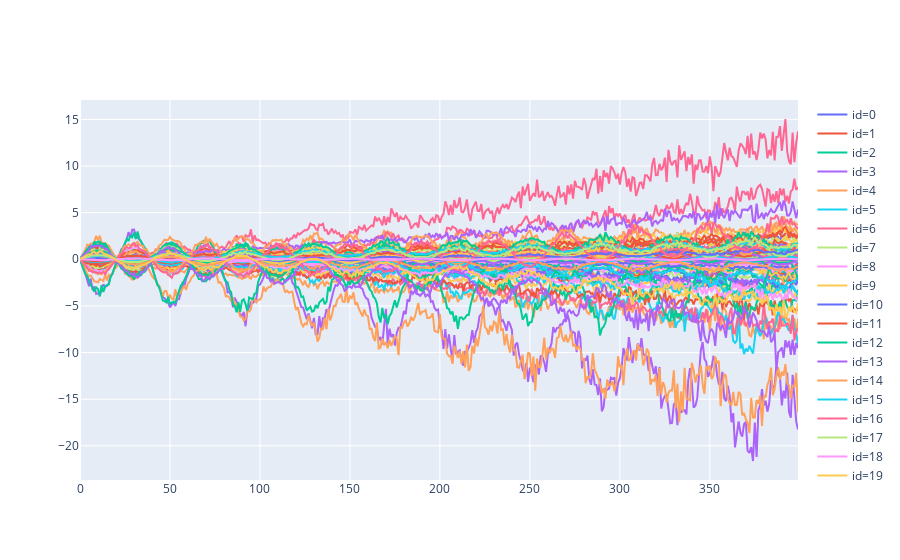

Source (notebook cell):
### Code cell
fig = go.Figure()
for series_id in data["series"].unique():
    fig.add_trace(go.Scatter(x=data[data.series==series_id].time_idx, y=data[data.series==series_id].value, name=f"id={series_id}"))
fig.layout.showlegend = True
fig.show()

### Figure 1 — Plotly figure (JSON) as saved in the notebook; plotly's stock layout.template omitted (floating-point values rounded to 4 significant figures; data arrays with more than 128 entries replaced by an {"elided": "..."} marker saying what was removed)
{"data": [{"name": "id=0", "type": "scatter", "x": {"elided": "400 int values"}, "y": {"elided": "400 float values"}}, {"name": "id=1", "type": "scatter", "x": {"elided": "400 int values"}, "y": {"elided": "400 float values"}}, {"name": "id=2", "type": "scatter", "x": {"elided": "400 int values"}, "y": {"elided": "400 float values"}}, {"name": "id=3", "type": "scatter", "x": {"elided": "400 int values"}, "y": {"elided": "400 float values"}}, {"name": "id=4", "type": "scatter", "x": {"elided": "400 int values"}, "y": {"elided": "400 float values"}}, {"name": "id=5", "type": "scatter", "x": {"elided": "400 int values"}, "y": {"elided": "400 float values"}}, {"name": "id=6", "type": "scatter", "x": {"elided": "400 int values"}, "y": {"elided": "400 float values"}}, {"name": "id=7", "type": "scatter", "x": {"elided": "400 int values"}, "y": {"elided": "400 float values"}}, {"name": "id=8", "type": "scatter", "x": {"elided": "400 int values"}, "y": {"elided": "400 float values"}}, {"name": "id=9", "type": "scatter", "x": {"elided": "400 int values"}, "y": {"elided": "400 float values"}}, {"name": "id=10", "type": "scatter", "x": {"elided": "400 int values"}, "y": {"elided": "400 float values"}}, {"name": "id=11", "type": "scatter", "x": {"elided": "400 int values"}, "y": {"elided": "400 float values"}}, {"name": "id=12", "type": "scatter", "x": {"elided": "400 int values"}, "y": {"elided": "400 float values"}}, {"name": "id=13", "type": "scatter", "x": {"elided": "400 int values"}, "y": {"elided": "400 float values"}}, {"name": "id=14", "type": "scatter", "x": {"elided": "400 int values"}, "y": {"elided": "400 float values"}}, {"name": "id=15", "type": "scatter", "x": {"elided": "400 int values"}, "y": {"elided": "400 float values"}}, {"name": "id=16", "type": "scatter", "x": {"elided": "400 int values"}, "y": {"elided": "400 float values"}}, {"name": "id=17", "type": "scatter", "x": {"elided": "400 int values"}, "y": {"elided": "400 float values"}}, {"name": "id=18", "type": "scatter", "x": {"elided": "400 int values"}, "y": {"elided": "400 float values"}}, {"name": "id=19", "type": "scatter", "x": {"elided": "400 int values"}, "y": {"elided": "400 float values"}}, {"name": "id=20", "type": "scatter", "x": {"elided": "400 int values"}, "y": {"elided": "400 float values"}}, {"name": "id=21", "type": "scatter", "x": {"elided": "400 int values"}, "y": {"elided": "400 float values"}}, {"name": "id=22", "type": "scatter", "x": {"elided": "400 int values"}, "y": {"elided": "400 float values"}}, {"name": "id=23", "type": "scatter", "x": {"elided": "400 int values"}, "y": {"elided": "400 float values"}}, {"name": "id=24", "type": "scatter", "x": {"elided": "400 int values"}, "y": {"elided": "400 float values"}}, {"name": "id=25", "type": "scatter", "x": {"elided": "400 int values"}, "y": {"elided": "400 float values"}}, {"name": "id=26", "type": "scatter", "x": {"elided": "400 int values"}, "y": {"elided": "400 float values"}}, {"name": "id=27", "type": "scatter", "x": {"elided": "400 int values"}, "y": {"elided": "400 float values"}}, {"name": "id=28", "type": "scatter", "x": {"elided": "400 int values"}, "y": {"elided": "400 float values"}}, {"name": "id=29", "type": "scatter", "x": {"elided": "400 int values"}, "y": {"elided": "400 float values"}}, {"name": "id=30", "type": "scatter", "x": {"elided": "400 int values"}, "y": {"elided": "400 float values"}}, {"name": "id=31", "type": "scatter", "x": {"elided": "400 int values"}, "y": {"elided": "400 float values"}}, {"name": "id=32", "type": "scatter", "x": {"elided": "400 int values"}, "y": {"elided": "400 float values"}}, {"name": "id=33", "type": "scatter", "x": {"elided": "400 int values"}, "y": {"elided": "400 float values"}}, {"name": "id=34", "type": "scatter", "x": {"elided": "400 int values"}, "y": {"elided": "400 float values"}}, {"name": "id=35", "type": "scatter", "x": {"elided": "400 int values"}, "y": {"elided": "400 float values"}}, {"name": "id=36", "type": "scatter", "x": {"elided": "400 int values"}, "y": {"elided": "400 float values"}}, {"name": "id=37", "type": "scatter", "x": {"elided": "400 int values"}, "y": {"elided": "400 float values"}}, {"name": "id=38", "type": "scatter", "x": {"elided": "400 int values"}, "y": {"elided": "400 float values"}}, {"name": "id=39", "type": "scatter", "x": {"elided": "400 int values"}, "y": {"elided": "400 float values"}}, {"name": "id=40", "type": "scatter", "x": {"elided": "400 int values"}, "y": {"elided": "400 float values"}}, {"name": "id=41", "type": "scatter", "x": {"elided": "400 int values"}, "y": {"elided": "400 float values"}}, {"name": "id=42", "type": "scatter", "x": {"elided": "400 int values"}, "y": {"elided": "400 float values"}}, {"name": "id=43", "type": "scatter", "x": {"elided": "400 int values"}, "y": {"elided": "400 float values"}}, {"name": "id=44", "type": "scatter", "x": {"elided": "400 int values"}, "y": {"elided": "400 float values"}}, {"name": "id=45", "type": "scatter", "x": {"elided": "400 int values"}, "y": {"elided": "400 float values"}}, {"name": "id=46", "type": "scatter", "x": {"elided": "400 int values"}, "y": {"elided": "400 float values"}}, {"name": "id=47", "type": "scatter", "x": {"elided": "400 int values"}, "y": {"elided": "400 float values"}}, {"name": "id=48", "type": "scatter", "x": {"elided": "400 int values"}, "y": {"elided": "400 float values"}}, {"name": "id=49", "type": "scatter", "x": {"elided": "400 int values"}, "y": {"elided": "400 float values"}}, {"name": "id=50", "type": "scatter", "x": {"elided": "400 int values"}, "y": {"elided": "400 float values"}}, {"name": "id=51", "type": "scatter", "x": {"elided": "400 int values"}, "y": {"elided": "400 float values"}}, {"name": "id=52", "type": "scatter", "x": {"elided": "400 int values"}, "y": {"elided": "400 float values"}}, {"name": "id=53", "type": "scatter", "x": {"elided": "400 int values"}, "y": {"elided": "400 float values"}}, {"name": "id=54", "type": "scatter", "x": {"elided": "400 int values"}, "y": {"elided": "400 float values"}}, {"name": "id=55", "type": "scatter", "x": {"elided": "400 int values"}, "y": {"elided": "400 float values"}}, {"name": "id=56", "type": "scatter", "x": {"elided": "400 int values"}, "y": {"elided": "400 float values"}}, {"name": "id=57", "type": "scatter", "x": {"elided": "400 int values"}, "y": {"elided": "400 float values"}}, {"name": "id=58", "type": "scatter", "x": {"elided": "400 int values"}, "y": {"elided": "400 float values"}}, {"name": "id=59", "type": "scatter", "x": {"elided": "400 int values"}, "y": {"elided": "400 float values"}}, {"name": "id=60", "type": "scatter", "x": {"elided": "400 int values"}, "y": {"elided": "400 float values"}}, {"name": "id=61", "type": "scatter", "x": {"elided": "400 int values"}, "y": {"elided": "400 float values"}}, {"name": "id=62", "type": "scatter", "x": {"elided": "400 int values"}, "y": {"elided": "400 float values"}}, {"name": "id=63", "type": "scatter", "x": {"elided": "400 int values"}, "y": {"elided": "400 float values"}}, {"name": "id=64", "type": "scatter", "x": {"elided": "400 int values"}, "y": {"elided": "400 float values"}}, {"name": "id=65", "type": "scatter", "x": {"elided": "400 int values"}, "y": {"elided": "400 float values"}}, {"name": "id=66", "type": "scatter", "x": {"elided": "400 int values"}, "y": {"elided": "400 float values"}}, {"name": "id=67", "type": "scatter", "x": {"elided": "400 int values"}, "y": {"elided": "400 float values"}}, {"name": "id=68", "type": "scatter", "x": {"elided": "400 int values"}, "y": {"elided": "400 float values"}}, {"name": "id=69", "type": "scatter", "x": {"elided": "400 int values"}, "y": {"elided": "400 float values"}}, {"name": "id=70", "type": "scatter", "x": {"elided": "400 int values"}, "y": {"elided": "400 float values"}}, {"name": "id=71", "type": "scatter", "x": {"elided": "400 int values"}, "y": {"elided": "400 float values"}}, {"name": "id=72", "type": "scatter", "x": {"elided": "400 int values"}, "y": {"elided": "400 float values"}}, {"name": "id=73", "type": "scatter", "x": {"elided": "400 int values"}, "y": {"elided": "400 float values"}}, {"name": "id=74", "type": "scatter", "x": {"elided": "400 int values"}, "y": {"elided": "400 float values"}}, {"name": "id=75", "type": "scatter", "x": {"elided": "400 int values"}, "y": {"elided": "400 float values"}}, {"name": "id=76", "type": "scatter", "x": {"elided": "400 int values"}, "y": {"elided": "400 float values"}}, {"name": "id=77", "type": "scatter", "x": {"elided": "400 int values"}, "y": {"elided": "400 float values"}}, {"name": "id=78", "type": "scatter", "x": {"elided": "400 int values"}, "y": {"elided": "400 float values"}}, {"name": "id=79", "type": "scatter", "x": {"elided": "400 int values"}, "y": {"elided": "400 float values"}}, {"name": "id=80", "type": "scatter", "x": {"elided": "400 int values"}, "y": {"elided": "400 float values"}}, {"name": "id=81", "type": "scatter", "x": {"elided": "400 int values"}, "y": {"elided": "400 float values"}}, {"name": "id=82", "type": "scatter", "x": {"elided": "400 int values"}, "y": {"elided": "400 float values"}}, {"name": "id=83", "type": "scatter", "x": {"elided": "400 int values"}, "y": {"elided": "400 float values"}}, {"name": "id=84", "type": "scatter", "x": {"elided": "400 int values"}, "y": {"elided": "400 float values"}}, {"name": "id=85", "type": "scatter", "x": {"elided": "400 int values"}, "y": {"elided": "400 float values"}}, {"name": "id=86", "type": "scatter", "x": {"elided": "400 int values"}, "y": {"elided": "400 float values"}}, {"name": "id=87", "type": "scatter", "x": {"elided": "400 int values"}, "y": {"elided": "400 float values"}}, {"name": "id=88", "type": "scatter", "x": {"elided": "400 int values"}, "y": {"elided": "400 float values"}}, {"name": "id=89", "type": "scatter", "x": {"elided": "400 int values"}, "y": {"elided": "400 float values"}}, {"name": "id=90", "type": "scatter", "x": {"elided": "400 int values"}, "y": {"elided": "400 float values"}}, {"name": "id=91", "type": "scatter", "x": {"elided": "400 int values"}, "y": {"elided": "400 float values"}}, {"name": "id=92", "type": "scatter", "x": {"elided": "400 int values"}, "y": {"elided": "400 float values"}}, {"name": "id=93", "type": "scatter", "x": {"elided": "400 int values"}, "y": {"elided": "400 float values"}}, {"name": "id=94", "type": "scatter", "x": {"elided": "400 int values"}, "y": {"elided": "400 float values"}}, {"name": "id=95", "type": "scatter", "x": {"elided": "400 int values"}, "y": {"elided": "400 float values"}}, {"name": "id=96", "type": "scatter", "x": {"elided": "400 int values"}, "y": {"elided": "400 float values"}}, {"name": "id=97", "type": "scatter", "x": {"elided": "400 int values"}, "y": {"elided": "400 float values"}}, {"name": "id=98", "type": "scatter", "x": {"elided": "400 int values"}, "y": {"elided": "400 float values"}}, {"name": "id=99", "type": "scatter", "x": {"elided": "400 int values"}, "y": {"elided": "400 float values"}}], "layout": {"showlegend": true}}
